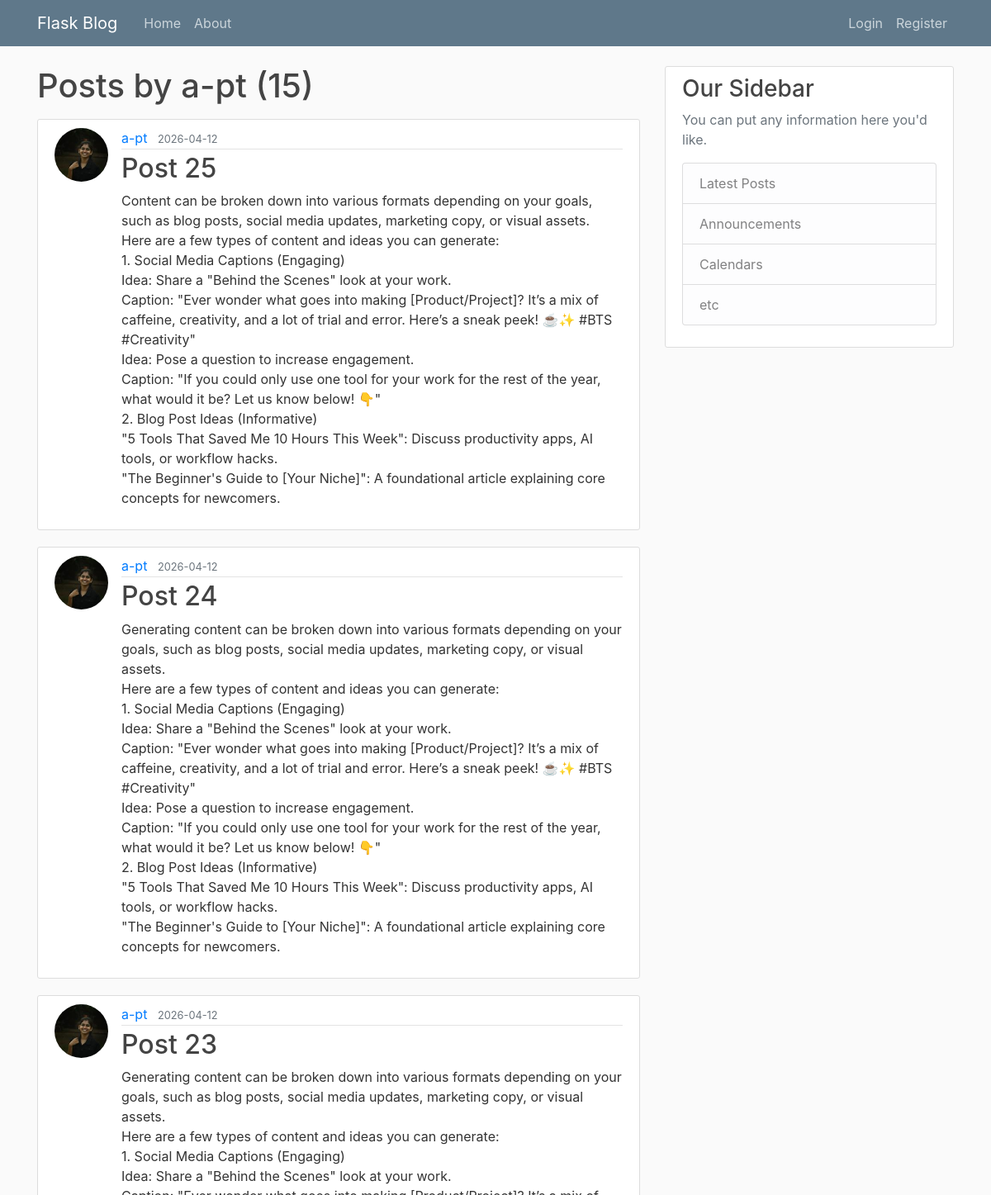
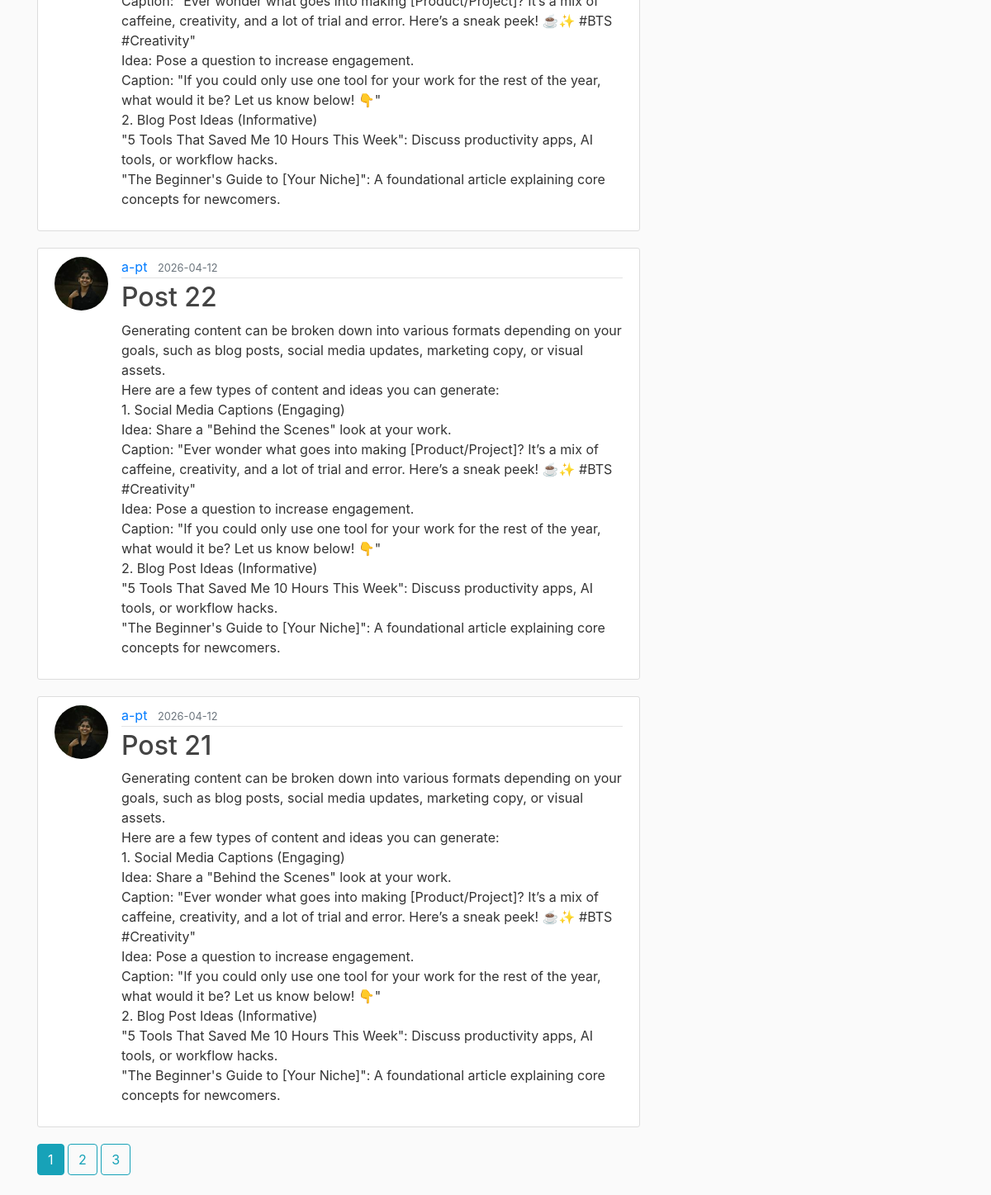
Page /user/a-pt on the committed database (2 pictures, top to bottom).
### flask_blog/models.py (models this page shows, shortened)
class User(db.Model, UserMixin):
    id = db.Column(db.Integer, primary_key=True)
    username = db.Column(db.String(20), unique=True, nullable=False)
    email = db.Column(db.String(120), unique=True, nullable=False)
    image_file = db.Column(db.String(20), nullable=False, default='default.jpg')
    password = db.Column(db.String(60), nullable=False)
    posts = db.relationship('Post', backref='author', lazy=True)

class Post(db.Model):
    id = db.Column(db.Integer, primary_key=True)
    title = db.Column(db.String(100), nullable=False)
    content = db.Column(db.Text, nullable=False)
    date_posted = db.Column(db.DateTime, nullable=False, default=datetime.utcnow)
    user_id = db.Column(db.Integer, db.ForeignKey('user.id'), nullable=False)

### flask_blog/users/routes.py (the view)
@users.route("/user/<string:username>")
def user_posts(username):
    page = request.args.get('page', 1, type=int)
    user = User.query.filter_by(username=username).first_or_404()
    posts = Post.query.filter_by(author=user)\
        .order_by(Post.date_posted.desc())\
        .paginate(per_page=5, page=page)
    return render_template("user_posts.html",posts=posts, user=user)

### flask_blog/templates/user_posts.html
{% extends "layout.html" %}
{% block content %}
    <h1 class="mb-3">Posts by {{ user.username }} ({{ posts.total }})</h1>
    {% for post in posts.items %}
        <article class="media content-section">
            <img class="rounded-circle article-img" src="{{ url_for('static', filename='profile_pics/' + post.author.image_file) }}">
            <div class="media-body">
                <div class="article-metadata">
                <a class="mr-2" href="{{ url_for('users.user_posts', username=post.author.username) }}">{{ post.author.username }}</a>
                <small class="text-muted">{{ post.date_posted.strftime('%Y-%m-%d') }}</small>
                </div>
                <h2><a class="article-title" href="{{ url_for('posts.post', post_id=post.id) }}">{{ post.title }}</a></h2>
                <p class="article-content">{{ post.content }}</p>
            </div>
        </article>
    {% endfor %}
    {% for page_num in posts.iter_pages(left_edge=1, right_edge=1, left_current=1, right_current=1) %}
        {% if page_num %}
            {% if page_num == posts.page %}
                <a class="btn btn-info mb-4" href="{{ url_for('users.user_posts', username=user.username, page=page_num) }}">{{ page_num }}</a>
            {% else %}
                <a class="btn btn-outline-info mb-4" href="{{ url_for('users.user_posts', username=user.username, page=page_num) }}">{{ page_num }}</a>
            {% endif %}
        {% else %}
            <span class="mr-2">...</span>
        {% endif %}
    {% endfor %}
{% endblock content %}

### flask_blog/static/main.css (style rules this page uses)
body { background: #fafafa; color: #333333; margin-top: 5rem; }
h1, h2, h3, h4, h5, h6 { color: #444444; }
.content-section { background: #ffffff; padding: 10px 20px; border: 1px solid #dddddd; border-radius: 3px; margin-bottom: 20px; }
.article-title { color: #444444; }
.article-content { white-space: pre-line; }
.article-img { height: 65px; width: 65px; margin-right: 16px; }
.article-metadata { padding-bottom: 1px; margin-bottom: 4px; border-bottom: 1px solid #e3e3e3 }

### rows in the picture
User: username "a-pt"
Post: image_file (picture), author.username "a-pt", date_posted "2026-04-12", title "Post 25", content "Content can be broken down into various formats depending on your goals, such as blog posts, social media updates, marketing copy, or visual assets. Here are a few types of content and ideas you can generate: 1. Social Media Captions (Engaging) Idea: Share a \"Behind the Scenes\" look at your work. Caption: \"Ever wonder what goes into making [Product/Project]? It’s a mix of caffeine, creativity, and a lot of trial and error. Here’s a sneak peek! ☕✨ #BTS #Creativity\" Idea: Pose a question to increase engagement. Caption: \"If you could only use one tool for your work for the rest of the year, what would it be? Let us know below! 👇\" 2. Blog Post Ideas (Informative) \"5 Tools That Saved Me 10…"
Post: image_file (picture), author.username "a-pt", date_posted "2026-04-12", title "Post 24", content "Generating content can be broken down into various formats depending on your goals, such as blog posts, social media updates, marketing copy, or visual assets. Here are a few types of content and ideas you can generate: 1. Social Media Captions (Engaging) Idea: Share a \"Behind the Scenes\" look at your work. Caption: \"Ever wonder what goes into making [Product/Project]? It’s a mix of caffeine, creativity, and a lot of trial and error. Here’s a sneak peek! ☕✨ #BTS #Creativity\" Idea: Pose a question to increase engagement. Caption: \"If you could only use one tool for your work for the rest of the year, what would it be? Let us know below! 👇\" 2. Blog Post Ideas (Informative) \"5 Tools That Saved…"
Post: image_file (picture), author.username "a-pt", date_posted "2026-04-12", title "Post 23", content "Generating content can be broken down into various formats depending on your goals, such as blog posts, social media updates, marketing copy, or visual assets. Here are a few types of content and ideas you can generate: 1. Social Media Captions (Engaging) Idea: Share a \"Behind the Scenes\" look at your work. Caption: \"Ever wonder what goes into making [Product/Project]? It’s a mix of caffeine, creativity, and a lot of trial and error. Here’s a sneak peek! ☕✨ #BTS #Creativity\" Idea: Pose a question to increase engagement. Caption: \"If you could only use one tool for your work for the rest of the year, what would it be? Let us know below! 👇\" 2. Blog Post Ideas (Informative) \"5 Tools That Saved…"
Post: image_file (picture), author.username "a-pt", date_posted "2026-04-12", title "Post 22", content "Generating content can be broken down into various formats depending on your goals, such as blog posts, social media updates, marketing copy, or visual assets. Here are a few types of content and ideas you can generate: 1. Social Media Captions (Engaging) Idea: Share a \"Behind the Scenes\" look at your work. Caption: \"Ever wonder what goes into making [Product/Project]? It’s a mix of caffeine, creativity, and a lot of trial and error. Here’s a sneak peek! ☕✨ #BTS #Creativity\" Idea: Pose a question to increase engagement. Caption: \"If you could only use one tool for your work for the rest of the year, what would it be? Let us know below! 👇\" 2. Blog Post Ideas (Informative) \"5 Tools That Saved…"
Post: image_file (picture), author.username "a-pt", date_posted "2026-04-12", title "Post 21", content "Generating content can be broken down into various formats depending on your goals, such as blog posts, social media updates, marketing copy, or visual assets. Here are a few types of content and ideas you can generate: 1. Social Media Captions (Engaging) Idea: Share a \"Behind the Scenes\" look at your work. Caption: \"Ever wonder what goes into making [Product/Project]? It’s a mix of caffeine, creativity, and a lot of trial and error. Here’s a sneak peek! ☕✨ #BTS #Creativity\" Idea: Pose a question to increase engagement. Caption: \"If you could only use one tool for your work for the rest of the year, what would it be? Let us know below! 👇\" 2. Blog Post Ideas (Informative) \"5 Tools That Saved…"

### other values in the picture
{{ posts.total }} "15"
{{ page_num }} "1"
{{ page_num }} "2" "3"
